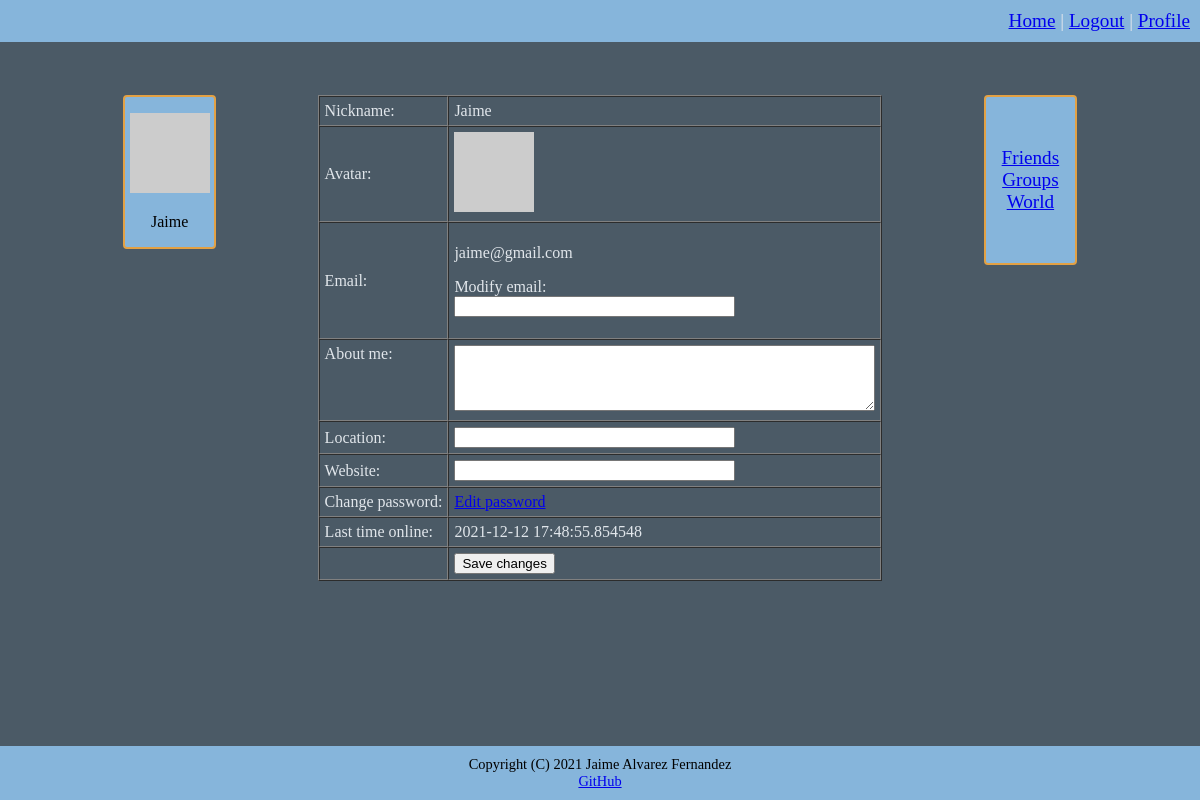
The app's page /profile (signed in), older data.
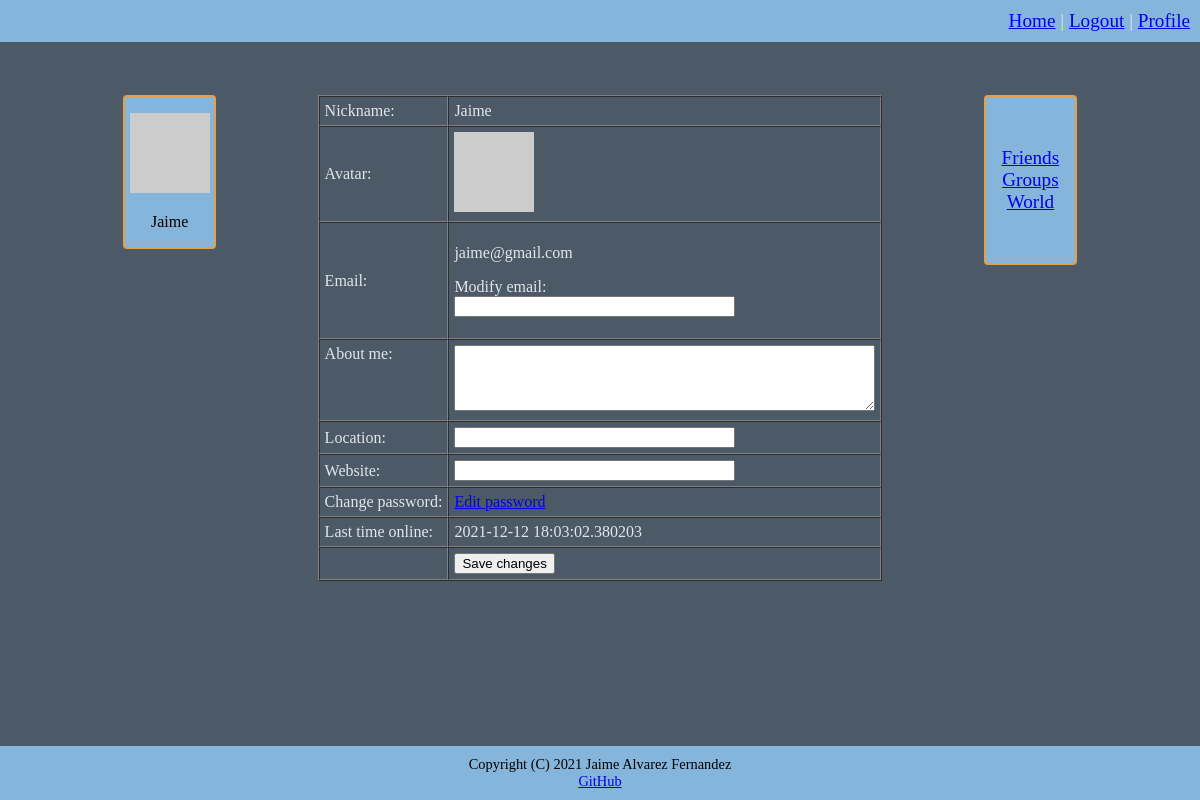
The same page, newer data.
### connect/models.py (models this page shows, shortened)
class User(UserMixin, db.Model):
    id = db.Column(db.Integer, primary_key=True)
    username = db.Column(db.String(64), index=True, unique=True)
    email = db.Column(db.String(120), index=True, unique=True)
    password = db.Column(db.String(128))
    about_me = db.Column(db.String(140))
    location = db.Column(db.String(64))
    website = db.Column(db.String(120))
    last_seen = db.Column(db.DateTime, default=datetime.datetime.utcnow)
    def avatar(self, size):
        digest = md5(self.email.lower().encode('utf-8')).hexdigest()
        return f'https://www.gravatar.com/avatar/{digest}?d=identicon&s={size}'

### connect/routing.py (the view)
@app.route('/profile', methods=['GET', 'POST'])
@flask_login.login_required
def profile():
    form = forms.EditProfileForm()
    if form.validate_on_submit():
        if form.user_email.data != '':
            flask_login.current_user.email = form.user_email.data
        flask_login.current_user.about_me = form.about_me.data
        flask_login.current_user.location = form.location.data
        flask_login.current_user.website = form.website.data
        db.session.commit()
        flask.flash('Your changes have been saved.')
        return flask.redirect(flask.url_for('profile'))
    elif flask.request.method == 'GET':
        form.user_email.data = ''
        form.about_me.data = flask_login.current_user.about_me
        form.website.data = flask_login.current_user.website
        form.location.data = flask_login.current_user.location
    return flask.render_template('profile.html', user=flask_login.current_user, form=form, title='Profile')

### connect/forms.py (shortened to what this page needs)
class EditProfileForm(FlaskForm):
    user_email = wtforms.StringField('Email', validators=[validators.Optional(),
                                                          validators.Regexp(r'^[a-zA-Z0-9_.]+@[a-zA-Z0-9_.]+$',
                                                                            message='Please enter a valid email')])
    about_me = wtforms.TextAreaField('About me', validators=[validators.Length(min=0, max=140)])
    submit = wtforms.SubmitField('Save changes')
    location = wtforms.StringField('Location', validators=[validators.Optional()])
    website = wtforms.StringField('Website', validators=[validators.Optional()])

### connect/models.py (called while the page is built)
@login.user_loader
def load_user(user_id):
    return User.query.get(int(user_id))

### connect/routing.py (called while the page is built)
@app.before_request
def before_request():
    if flask_login.current_user.is_authenticated:
        flask_login.current_user.last_seen = datetime.datetime.utcnow()
        db.session.commit()

### connect/templates/profile.html (shortened to what this page needs)
{% extends "general_template.html" %}
{% block content %}
<div id="profile">
        <form action="" method="post" novalidate>
            <table cellspacing="0" cellpadding="5" border="1">
                <tr>
                    <td>Nickname:</td>
                    <td>{{ user.username }}</td>
                </tr>
                <tr>
                    <td>Avatar:</td>
                    <td><img src="{{ user.avatar(80) }}"></td>
                </tr>
                <tr>
                    <td>{{ form.user_email.label }}:</td>
                    <td>
                        <p>
                            {{ user.email }}
                        </p>
                        <p>
                            Modify email:<br>
                            {{ form.user_email(size=32, autocomplete=off) }}<br>
                        </p>
                    </td>
                </tr>
                <tr>
                    <td valign="top">{{ form.about_me.label }}:</td>
                    <td>
                        {{ form.about_me(cols=50, rows=4) }}<br>
                    </td>
                </tr>
                <tr>
                    <td>
                        {{ form.location.label }}:
                    </td>
                    <td>
                        {{ form.location(size=32) }}<br>
                    </td>
                </tr>
                <tr>
                    <td>
                        {{ form.website.label }}:
                    </td>
                    <td>
                        {{ form.website(size=32) }}<br>
                    </td>
                </tr>
                <tr valign="top">
                    <td>Change password:</td>
                    <td>
                         <a href="{{url_for('change_password')}}">Edit password</a>
                    </td>
                </tr>
                <tr>
                    <td>Last time online:</td>
                    <td>{% if user.last_seen %}{{ user.last_seen }}{% endif %}</td>
                </tr>
                <tr>
                    <td></td>
                    <td>{{ form.submit() }}</td>
                </tr>
            </table>
        </form>
    </div>
{% endblock %}

### connect/templates/general_template.html (shortened to what this page needs)
<!DOCTYPE html>
<html lang="en">
<head>
    <link href="{{ url_for('static', filename='css/style.css') }}" rel="stylesheet" type="text/css" />
</head>
<body>
<header>
    <nav>
    <a href="{{ url_for('index') }}">Home</a> |
    {% if current_user.is_anonymous %}
    <a href="{{ url_for('login') }}">Login</a> |
    <a href="{{ url_for('sign_in') }}">Register</a>
    {% else %}
    <a href="{{ url_for('logout') }}">Logout</a> |
    <a href="{{ url_for('profile') }}">Profile</a>
    {% endif %}
    </nav>
</header>
<div id="main_table">
    <table border="0" width="100%">
        <tr>
            <td width="10%" valign="top">
                {% if current_user.is_authenticated %}
                <div id="left_side">
                    {% include '_profile.html' %}
                </div>
                {% endif %}
            </td>
            <td width="80%" align="center">
                {% block content %}{% endblock %}
            </td>
            <td width="10%" valign="top">
                {% if current_user.is_authenticated %}
                <div id="right_side">
                    {% include '_links.html' %}
                </div>
                {% endif %}
            </td>
        </tr>
    </table>
</div>
<footer>
    Copyright (C) 2021 Jaime Alvarez Fernandez<br>
    <a href="https://github.com/Jaime-alv">GitHub</a>
</footer>
</body>
</html>

### connect/templates/_profile.html (shortened to what this page needs)
<p>
    <img src="{{ current_user.avatar(128) }}">
</p>
<p>
    {{ current_user.username }}
</p>

### connect/templates/_links.html
<a href="friends">Friends</a><br>
<a href="groups">Groups</a><br>
<a href="messages">World</a>

### connect/static/css/style.css (style rules this page uses)
body { font-family: Verdana; background: #4b5a66; color: #e1e6eb; min-height: 100vh; margin: 0; }
footer { min-height:20px; background:PapayaWhip; color: black; font-size:90%; text-align:center; padding:10px; background: #86b5db; }
header { text-align:right; font-size: 120%; background: #86b5db; padding:10px; }
#main_table { margin: 50px 10% 0px 10%; }
#right_side { margin: 0px 0px 0px 0%; align: right; font-size: 120%; text-align: center; border: 2px solid #e3a144; border-radius: 4px; background: #86b5db; padding: 50px 0px 50px 0px; }
#left_side { border: 2px solid #e3a144; text-align: center; border-radius: 4px; background: #86b5db; color: black; }
body { display:flex; flex-direction:column; }
footer { margin-top:auto; }

Row changes from the older to the newer data that the page shows:
changed User "Jaime": last_seen "2021-12-12 17:48:55.854548" → "2021-12-12 18:03:02.380203"
